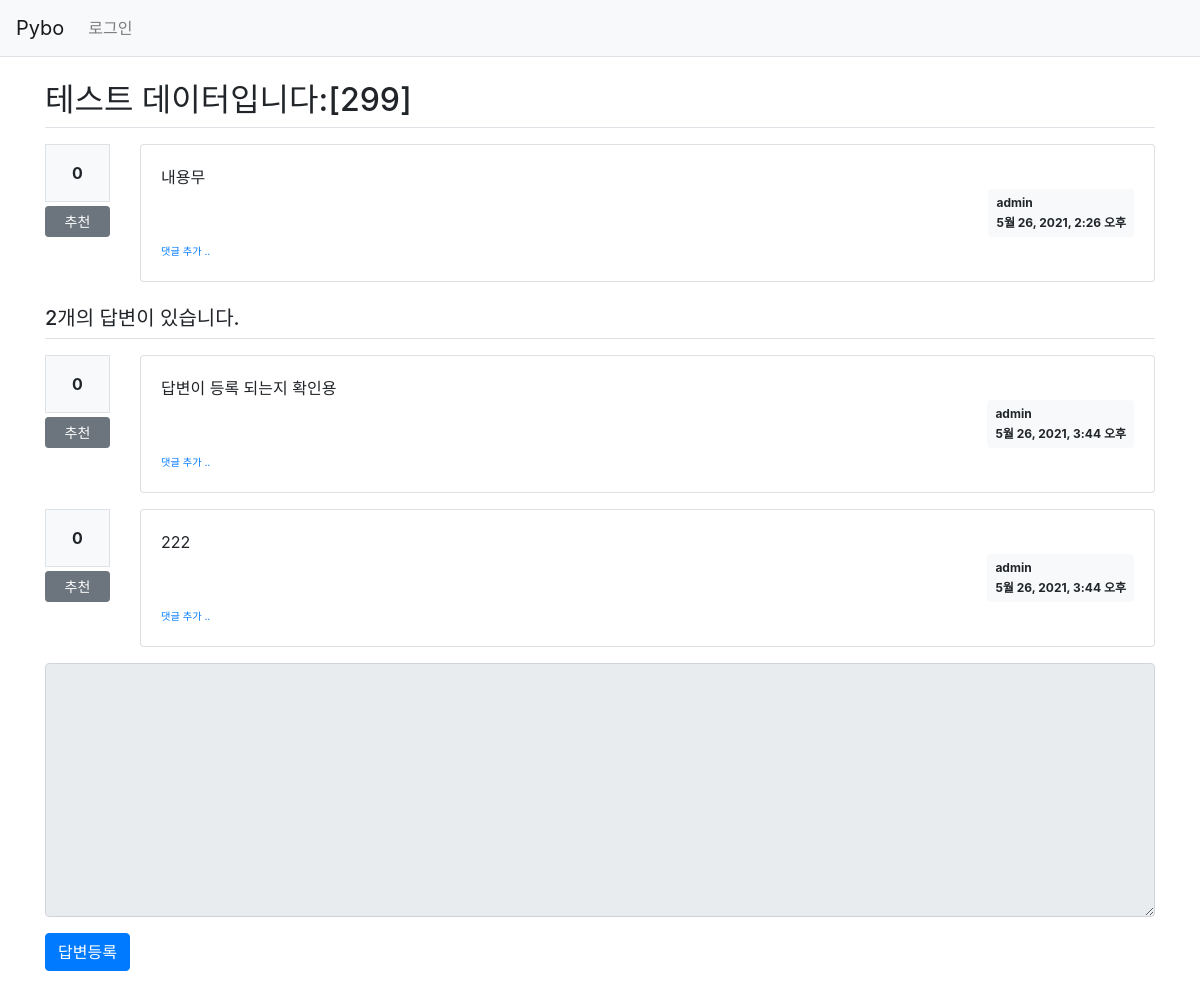
The page /pybo/307/ on the database as committed earlier.
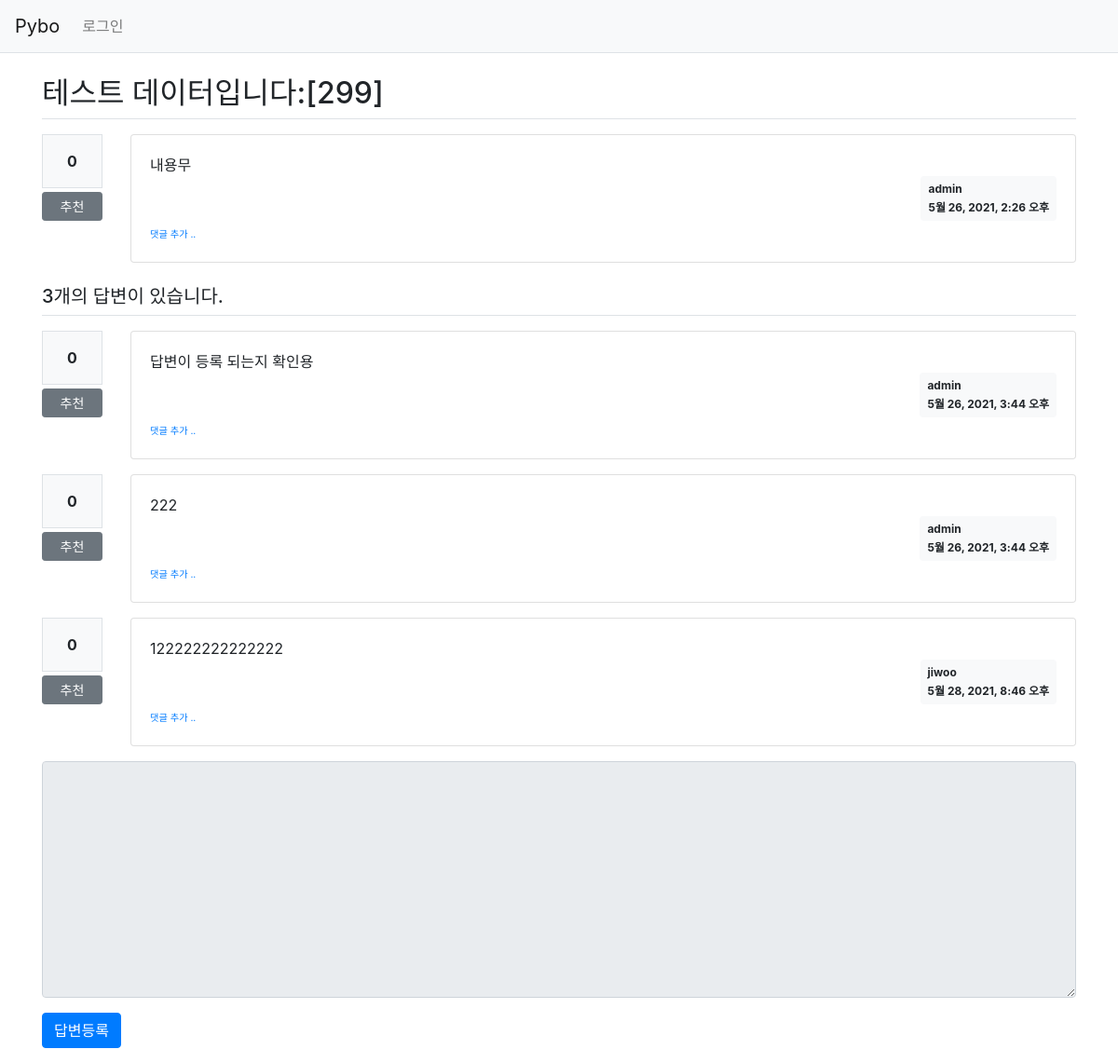
The same page on the database as committed later.
### pybo/models.py (models this page shows, shortened)
class Question(models.Model):
    author = models.ForeignKey(User, on_delete=models.CASCADE, related_name='author_question')
    subject = models.CharField(max_length=200)
    content = models.TextField()
    create_date = models.DateTimeField()
    modify_date = models.DateTimeField(null=True, blank=True)
    voter = models.ManyToManyField(User, related_name='voter_question')

class Answer(models.Model):
    author = models.ForeignKey(User, on_delete=models.CASCADE, related_name='author_answer')
    question = models.ForeignKey(Question, on_delete=models.CASCADE)
    content = models.TextField()
    create_date = models.DateTimeField()
    modify_date = models.DateTimeField(null=True, blank=True)
    voter = models.ManyToManyField(User, related_name='voter_answer')

### pybo/views/base_views.py (the view)
def detail(request, question_id):
    question = get_object_or_404(Question, pk=question_id)
    context = {'question': question}
    return render(request, 'pybo/question_detail.html', context)

### templates/pybo/question_detail.html (shortened to what this page needs)
{% extends 'base.html' %}
{% block content %}
<div class="container my-3">
    <h2 class="border-bottom py-2">{{ question.subject }}</h2>
    <div class="row my-3">
        <div class="col-1">
            <div class="bg-light text-center p-3 border font-weight-bolder mb-1">{{question.voter.count}}</div>
            <a href="#" data-uri="{% url 'pybo:vote_question' question.id  %}"
               class="recommend btn btn-sm btn-secondary btn-block my-1">추천</a>
        </div>
        <div class="col-11">
            <div class="card">
                <div class="card-body">
                    <div class="card-text" style="white-space: pre-line;">{{ question.content }}</div>
                    <div class="d-flex justify-content-end">
                        <div class="badge badge-light p-2 text-left">
                            <div class="mb-2">{{ question.author.username }}</div>
                            <div>{{ question.create_date }}</div>
                        </div>
                    </div>
                    <div>
                        <a href="{% url 'pybo:comment_create_question' question.id  %}"
                           class="small"><small>댓글 추가 ..</small></a>
                    </div>
                </div>
            </div>
        </div>
    </div>
    <h5 class="border-bottom my-3 py-2">{{question.answer_set.count}}개의 답변이 있습니다.</h5>
    {% for answer in question.answer_set.all %}
    <div class="row my-3">
        <div class="col-1">
            <div class="bg-light text-center p-3 border font-weight-bolder mb-1">{{answer.voter.count}}</div>
            <a href="#" data-uri="{% url 'pybo:vote_answer' answer.id  %}"
                class="recommend btn btn-sm btn-secondary btn-block my-1">추천</a>
        </div>
        <div class="col-11">
            <div class="card">
                <div class="card-body">
                    <div class="card-text" style="white-space: pre-line;">{{ answer.content }}</div>
                    <div class="d-flex justify-content-end">
                        <div class="badge badge-light p-2 text-left">
                            <div class="mb-2">{{ answer.author.username }}</div>
                            <div>{{ answer.create_date }}</div>
                        </div>
                    </div>
                    <div>
                        <a href="{% url 'pybo:comment_create_answer' answer.id  %}"
                           class="small"><small>댓글 추가 ..</small></a>
                    </div>
                </div>
            </div>
        </div>
    </div>
    {% endfor %}
    <form action="{% url 'pybo:answer_create' question.id %}" method="post" class="my-3">
        <div class="form-group">
            <textarea {% if not user.is_authenticated %}disabled{% endif %}
                      name="content" id="content" class="form-control" rows="10"></textarea>
        </div>
        <input type="submit" value="답변등록" class="btn btn-primary">
    </form>
</div>
{% endblock %}

Rows that differ between the two databases and show on the page:
computed for Question "테스트 데이터입니다:[299]": answer_set.count "2" → "3"
added Answer: voter.count "0", content "122222222222222", author.username "jiwoo", create_date "5월 28, 2021, 8:46 오후"
